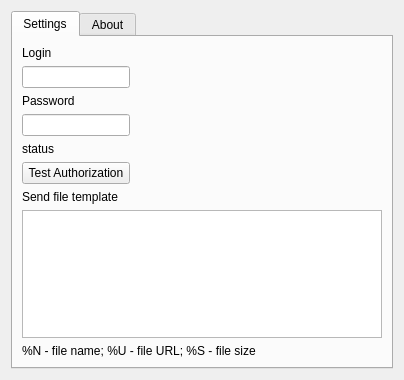
<?xml version="1.0" encoding="UTF-8"?>
<ui version="4.0">
 <class>yandexnarodSettingsClass</class>
 <widget class="QWidget" name="yandexnarodSettingsClass">
  <property name="geometry">
   <rect>
    <x>0</x>
    <y>0</y>
    <width>404</width>
    <height>380</height>
   </rect>
  </property>
  <property name="windowTitle">
   <string>Settings</string>
  </property>
  <layout class="QGridLayout" name="gridLayout">
   <item row="0" column="1">
    <widget class="QTabWidget" name="tabWidget">
     <property name="currentIndex">
      <number>0</number>
     </property>
     <widget class="QWidget" name="SettingsTab">
      <attribute name="title">
       <string>Settings</string>
      </attribute>
      <layout class="QHBoxLayout" name="horizontalLayout">
       <item>
        <layout class="QGridLayout" name="gridLayout_3">
         <property name="sizeConstraint">
          <enum>QLayout::SetMinimumSize</enum>
         </property>
         <property name="horizontalSpacing">
          <number>170</number>
         </property>
         <item row="1" column="0">
          <widget class="QLineEdit" name="editLogin">
           <property name="sizePolicy">
            <sizepolicy hsizetype="Minimum" vsizetype="Fixed">
             <horstretch>0</horstretch>
             <verstretch>0</verstretch>
            </sizepolicy>
           </property>
          </widget>
         </item>
         <item row="2" column="0">
          <widget class="QLabel" name="label2">
           <property name="text">
            <string>Password</string>
           </property>
          </widget>
         </item>
         <item row="3" column="0">
          <widget class="QLineEdit" name="editPasswd">
           <property name="sizePolicy">
            <sizepolicy hsizetype="Minimum" vsizetype="Fixed">
             <horstretch>0</horstretch>
             <verstretch>0</verstretch>
            </sizepolicy>
           </property>
           <property name="echoMode">
            <enum>QLineEdit::Password</enum>
           </property>
          </widget>
         </item>
         <item row="0" column="0">
          <widget class="QLabel" name="label1">
           <property name="text">
            <string>Login</string>
           </property>
          </widget>
         </item>
         <item row="5" column="0">
          <widget class="QPushButton" name="btnTest">
           <property name="text">
            <string>Test Authorization</string>
           </property>
          </widget>
         </item>
         <item row="4" column="0">
          <widget class="QLabel" name="labelStatus">
           <property name="text">
            <string>status</string>
           </property>
           <property name="textInteractionFlags">
            <set>Qt::LinksAccessibleByMouse</set>
           </property>
          </widget>
         </item>
         <item row="5" column="1">
          <spacer name="horizontalSpacer_2">
           <property name="orientation">
            <enum>Qt::Horizontal</enum>
           </property>
           <property name="sizeHint" stdset="0">
            <size>
             <width>68</width>
             <height>20</height>
            </size>
           </property>
          </spacer>
         </item>
         <item row="7" column="0" colspan="2">
          <widget class="QTextEdit" name="textTpl">
           <property name="html">
            <string>&lt;!DOCTYPE HTML PUBLIC &quot;-//W3C//DTD HTML 4.0//EN&quot; &quot;http://www.w3.org/TR/REC-html40/strict.dtd&quot;&gt;
&lt;html&gt;&lt;head&gt;&lt;meta name=&quot;qrichtext&quot; content=&quot;1&quot; /&gt;&lt;style type=&quot;text/css&quot;&gt;
p, li { white-space: pre-wrap; }
&lt;/style&gt;&lt;/head&gt;&lt;body style=&quot; font-family:'Tahoma'; font-size:10pt; font-weight:400; font-style:normal;&quot;&gt;
&lt;p style=&quot;-qt-paragraph-type:empty; margin-top:0px; margin-bottom:0px; margin-left:0px; margin-right:0px; -qt-block-indent:0; text-indent:0px; font-family:'Verdana'; font-size:8pt;&quot;&gt;&lt;/p&gt;&lt;/body&gt;&lt;/html&gt;</string>
           </property>
          </widget>
         </item>
         <item row="6" column="0" colspan="2">
          <widget class="QLabel" name="label">
           <property name="text">
            <string>Send file template</string>
           </property>
          </widget>
         </item>
         <item row="8" column="0" colspan="2">
          <widget class="QLabel" name="label_2">
           <property name="maximumSize">
            <size>
             <width>16777215</width>
             <height>17</height>
            </size>
           </property>
           <property name="text">
            <string>%N - file name; %U - file URL; %S - file size</string>
           </property>
          </widget>
         </item>
        </layout>
       </item>
      </layout>
     </widget>
     <widget class="QWidget" name="AboutTab">
      <attribute name="title">
       <string>About</string>
      </attribute>
      <layout class="QHBoxLayout" name="horizontalLayout_2">
       <item>
        <widget class="QLabel" name="labelAbout">
         <property name="text">
          <string>&lt;!DOCTYPE HTML PUBLIC &quot;-//W3C//DTD HTML 4.0//EN&quot; &quot;http://www.w3.org/TR/REC-html40/strict.dtd&quot;&gt;
&lt;html&gt;&lt;head&gt;&lt;meta name=&quot;qrichtext&quot; content=&quot;1&quot; /&gt;&lt;style type=&quot;text/css&quot;&gt;
p, li { white-space: pre-wrap; }
&lt;/style&gt;&lt;/head&gt;&lt;body style=&quot; font-family:'Tahoma'; font-size:10pt; font-weight:400; font-style:normal;&quot;&gt;
&lt;p align=&quot;center&quot; style=&quot; margin-top:0px; margin-bottom:0px; margin-left:0px; margin-right:0px; -qt-block-indent:0; text-indent:0px;&quot;&gt;&lt;img src=&quot;:/icons/yandexnarodlogo.png&quot; /&gt;&lt;/p&gt;
&lt;p align=&quot;center&quot; style=&quot; margin-top:0px; margin-bottom:0px; margin-left:0px; margin-right:0px; -qt-block-indent:0; text-indent:0px;&quot;&gt;&lt;span style=&quot; font-family:'Bitstream Vera Sans'; font-weight:600;&quot;&gt;Yandex.Narod qutIM plugin&lt;/span&gt;&lt;/p&gt;
&lt;p align=&quot;center&quot; style=&quot; margin-top:0px; margin-bottom:0px; margin-left:0px; margin-right:0px; -qt-block-indent:0; text-indent:0px;&quot;&gt;&lt;span style=&quot; font-family:'Bitstream Vera Sans';&quot;&gt;svn version&lt;/span&gt;&lt;/p&gt;
&lt;p align=&quot;center&quot; style=&quot;-qt-paragraph-type:empty; margin-top:0px; margin-bottom:0px; margin-left:0px; margin-right:0px; -qt-block-indent:0; text-indent:0px; font-family:'Bitstream Vera Sans';&quot;&gt;&lt;/p&gt;
&lt;p align=&quot;center&quot; style=&quot; margin-top:0px; margin-bottom:0px; margin-left:0px; margin-right:0px; -qt-block-indent:0; text-indent:0px;&quot;&gt;&lt;span style=&quot; font-family:'Bitstream Vera Sans';&quot;&gt;File exchange via &lt;/span&gt;&lt;a href=&quot;http://narod.yandex.ru&quot;&gt;&lt;span style=&quot; font-family:'Bitstream Vera Sans'; text-decoration: underline; color:#0057ae;&quot;&gt;Yandex.Narod&lt;/span&gt;&lt;/a&gt;&lt;span style=&quot; font-family:'Bitstream Vera Sans';&quot;&gt; service&lt;/span&gt;&lt;/p&gt;
&lt;p style=&quot;-qt-paragraph-type:empty; margin-top:0px; margin-bottom:0px; margin-left:0px; margin-right:0px; -qt-block-indent:0; text-indent:0px; font-family:'Bitstream Vera Sans';&quot;&gt;&lt;/p&gt;
&lt;p align=&quot;center&quot; style=&quot; margin-top:0px; margin-bottom:0px; margin-left:0px; margin-right:0px; -qt-block-indent:0; text-indent:0px;&quot;&gt;&lt;span style=&quot; font-family:'Bitstream Vera Sans'; font-weight:600;&quot;&gt;Author: &lt;/span&gt;&lt;/p&gt;
&lt;p align=&quot;center&quot; style=&quot; margin-top:0px; margin-bottom:0px; margin-left:0px; margin-right:0px; -qt-block-indent:0; text-indent:0px;&quot;&gt;&lt;span style=&quot; font-family:'Bitstream Vera Sans';&quot;&gt;Alexander Kazarin&lt;/span&gt;&lt;/p&gt;
&lt;p align=&quot;center&quot; style=&quot; margin-top:0px; margin-bottom:0px; margin-left:0px; margin-right:0px; -qt-block-indent:0; text-indent:0px;&quot;&gt;&lt;a href=&quot;mailto:boiler.co.ru&quot;&gt;&lt;span style=&quot; font-family:'Bitstream Vera Sans'; text-decoration: underline; color:#0000ff;&quot;&gt;boiler@co.ru&lt;/span&gt;&lt;/a&gt;&lt;/p&gt;
&lt;p align=&quot;center&quot; style=&quot;-qt-paragraph-type:empty; margin-top:0px; margin-bottom:0px; margin-left:0px; margin-right:0px; -qt-block-indent:0; text-indent:0px; font-family:'Bitstream Vera Sans'; text-decoration: underline; color:#000000;&quot;&gt;&lt;/p&gt;
&lt;p align=&quot;center&quot; style=&quot;-qt-paragraph-type:empty; margin-top:0px; margin-bottom:0px; margin-left:0px; margin-right:0px; -qt-block-indent:0; text-indent:0px; font-family:'Bitstream Vera Sans'; text-decoration: underline; color:#000000;&quot;&gt;&lt;/p&gt;
&lt;p align=&quot;center&quot; style=&quot; margin-top:0px; margin-bottom:0px; margin-left:0px; margin-right:0px; -qt-block-indent:0; text-indent:0px;&quot;&gt;&lt;span style=&quot; font-family:'Bitstream Vera Sans'; color:#000000;&quot;&gt;(c) 2008-2009&lt;/span&gt;&lt;/p&gt;&lt;/body&gt;&lt;/html&gt;</string>
         </property>
         <property name="wordWrap">
          <bool>true</bool>
         </property>
        </widget>
       </item>
      </layout>
     </widget>
    </widget>
   </item>
  </layout>
 </widget>
 <resources/>
 <connections/>
 <slots>
  <slot>testclick()</slot>
 </slots>
</ui>
